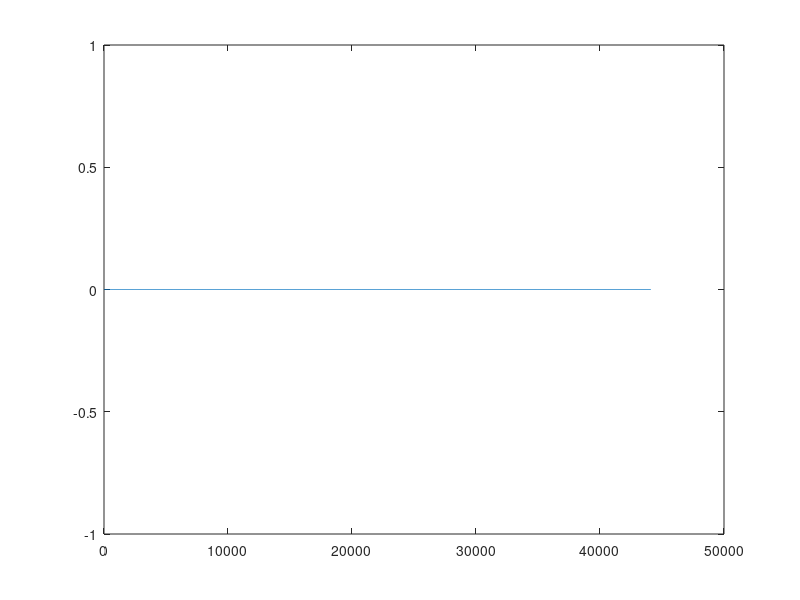

Source code (MATLAB): (Note: this script raises an error after producing the figure.)
fc = 44100;
amp = 0.8;
dur = 0.2;
winsize = ceil(fc*dur);
binsize = fc/winsize;

freq = (50*binsize)+3.4;
sinc = 1/fc;


t = [0:sinc:dur-sinc];

w0 = freq*2*pi;

x = amp*exp(i*w0*t);

Y = zeros (size(x));

%plot(t, real(x), t, imag(x))

F = [0:binsize:(fc-binsize)];

for (k = 1:length(F))
	w = 2*pi*F(k);
	y(k) = amp*sum(exp(i*(w0-w)*t));
	
end

plot(F, abs(Y)/winsize)
axis([0:1000])